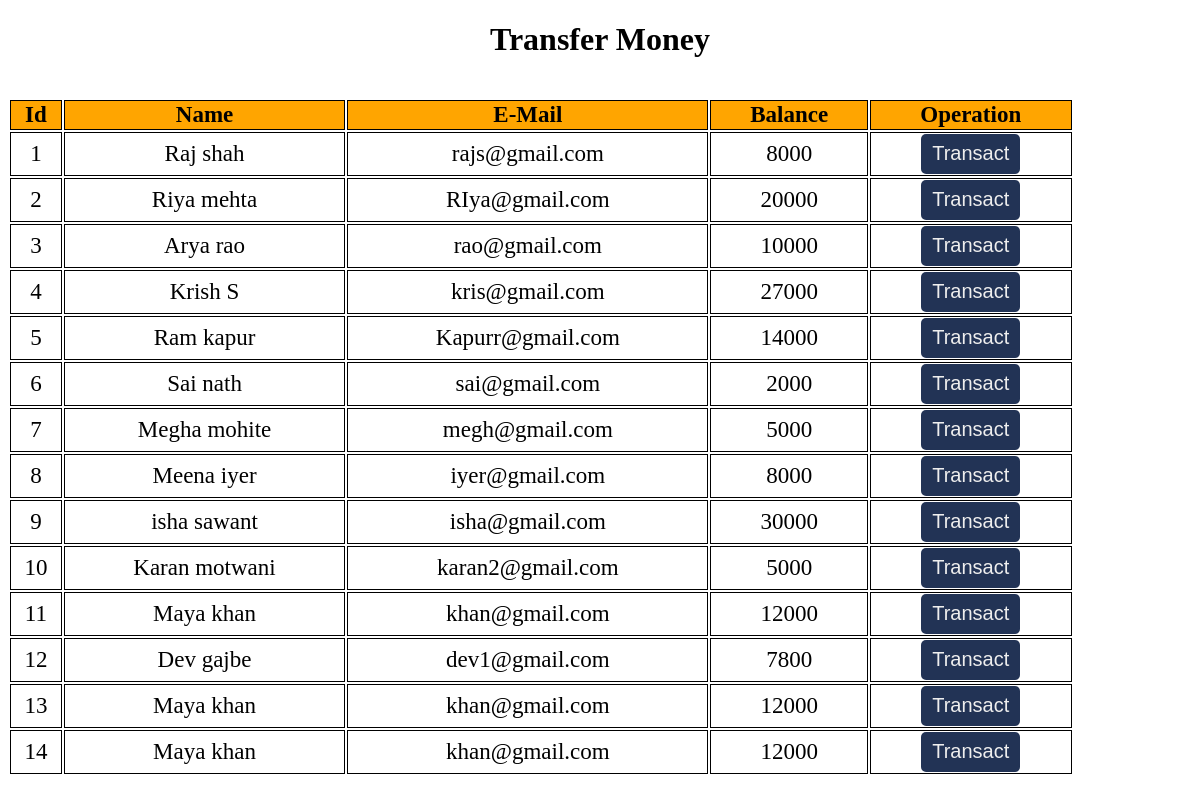
The app's page /trans.php with its own data.
### tables this page shows
CREATE TABLE `customer` (
  `id` int(40) NOT NULL,
  `name` varchar(40) NOT NULL,
  `email` varchar(40) NOT NULL,
  `mobile` varchar(40) NOT NULL,
  `balance` int(40) NOT NULL
);

### trans.php (the view, shortened to what this page needs)
<!DOCTYPE html>
<html lang="en">
<head>
</head>
<body>
<?php
    include 'config.php';
    $sql = "SELECT * FROM customer";
    $result = mysqli_query($conn,$sql);
?>
        <center><h1>Transfer Money</h1></center>
        <br>
                    <table>
                        <thead>
                            <tr>
                            <th>Id</th>
                            <th>Name</th>
                            <th>E-Mail</th>
                            <th>Balance</th>
                            <th>Operation</th>
                            </tr>
                        </thead>
                        <tbody>
                <?php
                    while($rows=mysqli_fetch_assoc($result)){
                ?>
                    <tr>
                        <td><?php echo $rows['id'] ?></td>
                        <td><?php echo $rows['name']?></td>
                        <td><?php echo $rows['email']?></td>
                        <td><?php echo $rows['balance']?></td>
                        <td><a href="details.php?id= <?php echo $rows['id'] ;?>"> <button type="button">Transact</button></a></td>
                    </tr>
                <?php
                    }
                ?>
                        </tbody>
                    </table>
</body>
</html>

### trans.php (style rules this page uses)
table { border-color: black; border: 2px; width: 90%; font-family:"Times New Roman", Times, serif; font-size: 23px; text-align: center; }
th { background-color: orange; }
th, td { border: 1px solid black; }
button { transition: 1.5s; border-radius: 5px; border:0; background:#235; color:#eee; line-height:37px; height:40px; width: 50%; cursor:pointer; font-size: 20px; }

### records on screen
customer: id "1", name "Raj shah", email "rajs@gmail.com", balance "8000"
customer: id "2", name "Riya mehta", email "RIya@gmail.com", balance "20000"
customer: id "3", name "Arya rao", email "rao@gmail.com", balance "10000"
customer: id "4", name "Krish S", email "kris@gmail.com", balance "27000"
customer: id "5", name "Ram kapur", email "Kapurr@gmail.com", balance "14000"
customer: id "6", name "Sai nath", email "sai@gmail.com", balance "2000"
customer: id "7", name "Megha mohite", email "megh@gmail.com", balance "5000"
customer: id "8", name "Meena iyer", email "iyer@gmail.com", balance "8000"
customer: id "9", name "isha sawant", email "isha@gmail.com", balance "30000"
customer: id "10", name "Karan motwani", email "karan2@gmail.com", balance "5000"
customer: id "11", name "Maya khan", email "khan@gmail.com", balance "12000"
customer: id "12", name "Dev gajbe", email "dev1@gmail.com", balance "7800"
customer: id "13", name "Maya khan", email "khan@gmail.com", balance "12000"
customer: id "14", name "Maya khan", email "khan@gmail.com", balance "12000"
